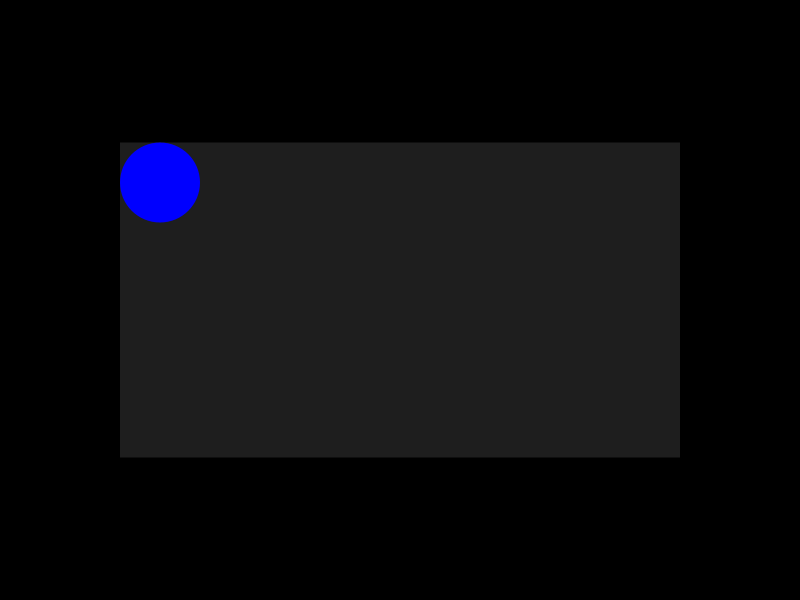
Frame 1 (no input)
Frame 60 (the mouse pressed at the canvas centre just before this capture): identical to frame 1, image omitted
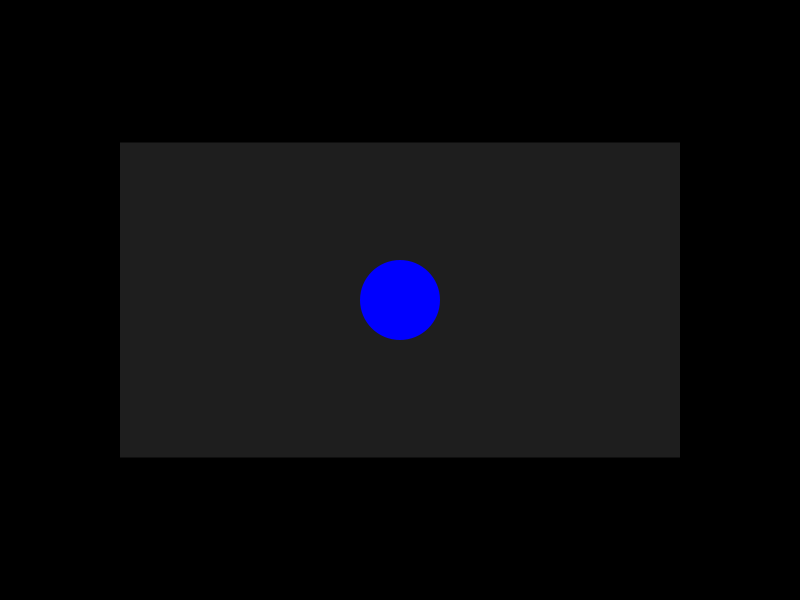
Frame 120 (the mouse held since frame 60 and released just before this capture)

The Processing sketch that drew these frames (run headless with seeded random() and noise(); from frame 60 on, the mouse is pressed at the canvas centre):

// Processing sketch: funcaoMap
// ── funcaoMap.pde
void setup() {
  size(800, 600);
  rectMode(CENTER);
  noStroke();
}

void draw() {
  background(0);
  fill(30);
  /*rect(width/2, height/2, 560, 315); 
   virou: */
  quad(120, 142.5, 120+560, 142.5, 120+560, 142.5+315, 120, 142.5+315);
  fill(0,0,255);
  mapping();
}

void mapping() {
  float posX = map(mouseX, 0, width, dist(0, 0, 120+40, 0), dist(0, 0, 560+120-40, 0));
  float posY = map(mouseY,0,height,dist(0,0,0,142.5+40),dist(0,0,0,142.5+315-40));
  ellipse(posX,posY,80,80);
}
